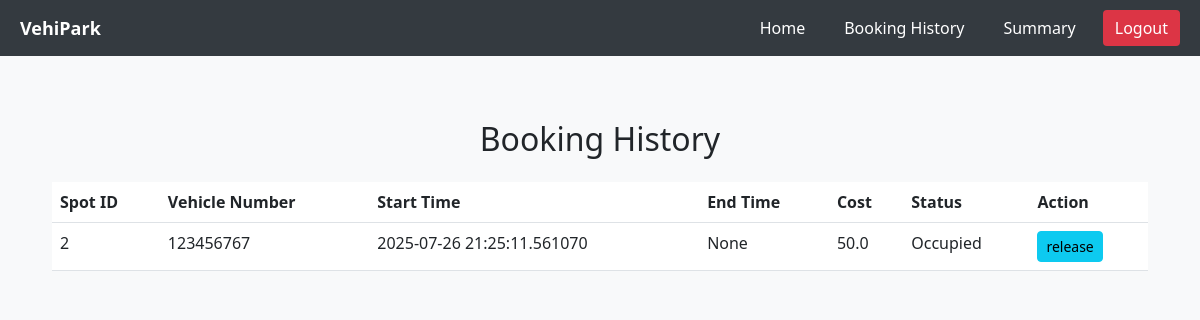
The app's page /history (signed in), older data.
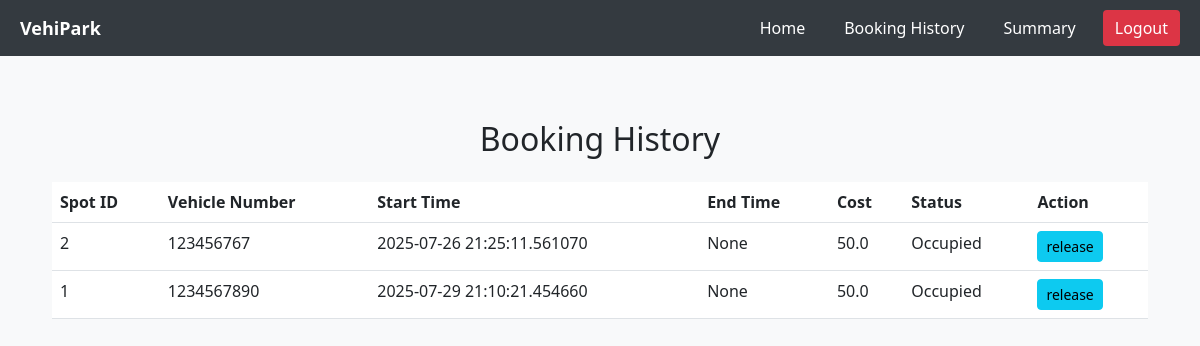
The same page, newer data.
### app.py (models this page shows)
class Booking(db.Model):
    __tablename__ = "booking"
    id = db.Column(db.Integer, primary_key=True)
    user_id = db.Column(db.Integer, db.ForeignKey("user.id"), nullable=False)
    spot_id = db.Column(db.Integer, db.ForeignKey("parkingSpot.id"), nullable=False)
    vehicle_number = db.Column(db.String(20), nullable=False)
    start_time = db.Column(db.DateTime, nullable=False)
    end_time = db.Column(db.DateTime, nullable=True)
    status = db.Column(db.String(20), nullable=False, default="O")
    parking_cost = db.Column(db.Float, nullable=False)
    user = db.relationship("User", back_populates="bookings")
    spot = db.relationship("parkingSpot", back_populates="bookings")

### app.py (the view)
@app.route("/history", methods=["GET", "POST"])
def history():
    if "username" not in session:
        return redirect(url_for("login"))
    bookings = Booking.query.filter_by(user_id=session["user_id"]).all()
    return render_template("booking_history.html", bookings=bookings)

### templates/booking_history.html (shortened to what this page needs)
{% extends 'user_base.html' %}
{% block content %}
<div class="container mt-4">
    <h2 class="mb-4 text-center">Booking History</h2>
    <table class="table table-hover">
        <thead>
            <tr>
                <th scope="col">Spot ID</th>
                <th scope="col">Vehicle Number</th>
                <th scope="col">Start Time</th>
                <th scope="col">End Time</th>
                <th scope="col">Cost</th>
                <th scope="col">Status</th>
                <th scope='col'>Action</th>
            </tr>
        </thead>
        <tbody>
            {% for booking in bookings %}
            <tr>
                <td>{{ booking.spot_id }}</td>
                <td>{{ booking.vehicle_number }}</td>
                <td>{{ booking.start_time }}</td>
                <td>{{ booking.end_time }}</td>
                <td>{{ booking.parking_cost }}</td>
                <td>
                    {% if booking.status == 'O' %}
                        Occupied
                    {% else %}
                        Available
                    {% endif %}
                </td>
                <td>
                    {% if booking.status == 'Released' %}
                        Released
                    {% else %}
                        <a href="/release_booking/{{ booking.id }}" class="btn btn-info btn-sm">release</a>
                    {% endif %}
                </td>
            </tr>
            {% endfor %}
        </tbody>
    </table>
</div>
{% endblock %}

### templates/user_base.html (shortened to what this page needs)
<!DOCTYPE html>
<html lang="en">
    <head>
        <link href="https://cdn.jsdelivr.net/npm/bootstrap@5.3.0/dist/css/bootstrap.min.css"
              rel="stylesheet">
    </head>
    <body style="background-color: #f8f9fa;">
        <nav style="display: flex;
                    justify-content: space-between;
                    align-items: center;
                    padding: 10px 20px;
                    background-color: #343a40">
            <a href="/user"
               style="text-decoration: none;
                      color: white;
                      font-weight: bold;
                      font-size: 18px">VehiPark</a>
            <div style="display: flex; gap: 15px;">
                <a href="/user"
                   style="text-decoration: none;
                          color: white;
                          padding: 6px 12px;
                          border-radius: 4px">Home</a>
                <a href="/history"
                   style="text-decoration: none;
                          color: white;
                          padding: 6px 12px;
                          border-radius: 4px">Booking History</a>
                <a href="/summary"
                   style="text-decoration: none;
                          color: white;
                          padding: 6px 12px;
                          border-radius: 4px">Summary</a>
                <a href="/logout"
                   style="text-decoration: none;
                          color: white;
                          background-color: #dc3545;
                          padding: 6px 12px;
                          border-radius: 4px">Logout</a>
            </div>
        </nav>
        <div style="padding: 40px;">
            {% block content %}{% endblock %}
        </div>
    </body>
</html>

Row changes from the older to the newer data that the page shows:
added Booking: spot_id "1", vehicle_number "1234567890", start_time "2025-07-29 21:10:21.454660", end_time "None", parking_cost "50.0", status "Occupied"
